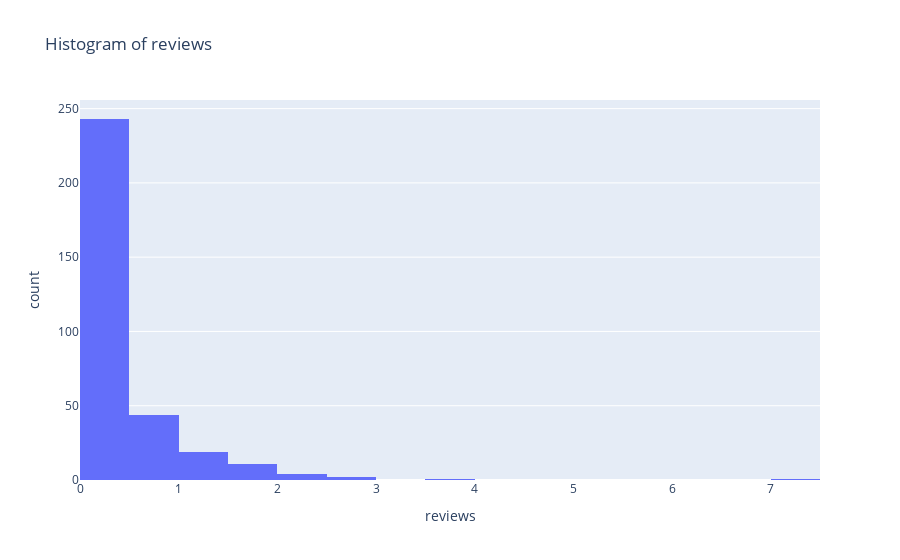

The notebook cell saved with this chart:
### Code cell
x = 'reviews'

display(df.sort_values(x, ascending = False).head())
#display(df.sort_values(x, ascending = True).head())

fig = px.histogram(df, x=x, title = 'Histogram of ' + x, nbins = int(len(df) ** (1 / 2)))

fig.show()

### Figure 1 — Plotly figure (JSON) as saved in the notebook; plotly's stock layout.template omitted (floating-point values rounded to 4 significant figures; data arrays with more than 128 entries replaced by an {"elided": "..."} marker saying what was removed)
{"data": [{"alignmentgroup": "True", "bingroup": "x", "hovertemplate": "reviews=%{x}<br>count=%{y}<extra></extra>", "legendgroup": "", "marker": {"color": "#636efa", "pattern": {"shape": ""}}, "name": "", "nbinsx": 18, "offsetgroup": "", "orientation": "v", "showlegend": false, "type": "histogram", "x": {"elided": "325 float values"}, "xaxis": "x", "yaxis": "y"}], "layout": {"autosize": true, "barmode": "relative", "legend": {"tracegroupgap": 0}, "title": {"text": "Histogram of reviews"}, "xaxis": {"anchor": "y", "autorange": true, "domain": [0, 1], "range": [0, 7.5], "title": {"text": "reviews"}, "type": "linear"}, "yaxis": {"anchor": "x", "autorange": true, "domain": [0, 1], "range": [0, 255.8], "title": {"text": "count"}}}}
